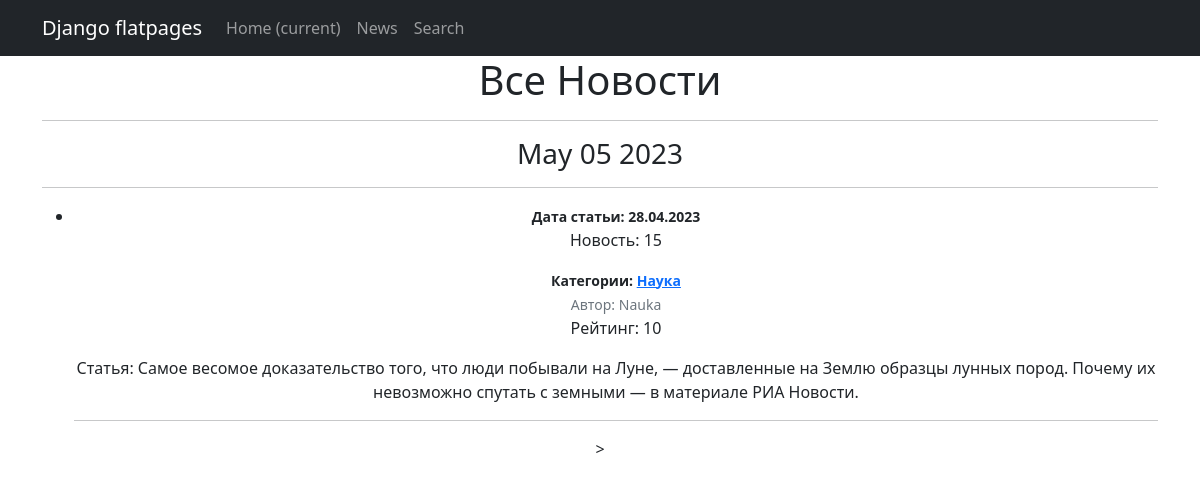
Screenshot of /news/categories/4 (signed in) with the database file from the repository.
### news/models.py (models this page shows, shortened)
class News(models.Model):
    name = models.CharField(max_length=255, unique=True,) # названия новостей не должны повторяться
    description = models.TextField()
    category = models.ManyToManyField(Category, through='PostCategory')
    published_date = models.DateTimeField(default=datetime.now)  # предоставляем значение по умолчанию
    author = models.ForeignKey('Author', on_delete=models.CASCADE, related_name='news')
    rating = models.IntegerField(default=0)

class Category(models.Model):
    name = models.CharField(max_length=255, unique=True)
    subscribers = models.ManyToManyField(User, related_name='categories')
    def __str__(self):
       return self.name

class Author(models.Model):
    user = models.OneToOneField(User, on_delete=models.CASCADE)
    rating = models.IntegerField(default=0)
    username = models.CharField(max_length=255, unique=True, null=True, blank=True)
    def __str__(self):
        return self.username

### news/views.py (the view)
# urls.py: path('categories/<int:pk>', CategoryListView.as_view(), name='category_list'),
class CategoryListView(ListView):
    model = Category
    template_name = 'category_list.html'
    context_object_name = 'category_list'
    def get_queryset(self):
        self.category = get_object_or_404(Category, id=self.kwargs['pk'])
        queryset = News.objects.filter(category=self.category).order_by('-published_date')
        return queryset
    def get_context_data(self, **kwargs):
        context = super().get_context_data(**kwargs)
        context['is_not_subscriber'] = self.request.user not in self.category.subscribers.all()
        context['category'] = self.category
        return context

### news/templatetags/cencor.py (called while the page is built)
@register.filter
def censor(value):
    if not isinstance(value, str):
        raise ValueError("Входное значение должно быть строкой")
    words = value.split()
    for i in range(len(words)):
        if words[i].lower() in censor_list:
            words[i] = '*' * len(words[i])
    return ' '.join(words)

### news/templatetags/custom_tags.py (called while the page is built)
@register.simple_tag()
def current_time(format_string='%b %d %Y'):
   return datetime.utcnow().strftime(format_string)

### news/templates/category_list.html (shortened to what this page needs)
{% extends 'flatpages/default.html' %}
{% load cencor %}
{% load custom_tags %}
{% block content %}
   <h1 class="text-center">Все Новости</h1>
   <hr>
   <h3>{% current_time '%b %d %Y' %}</h3>
   <hr>
    <ul class="List-group list-group-flush">
        {% for news in category_list %}
           <li class="List-group item">
               <small class="fw-bold">Дата статьи: {{ news.published_date | date:'d.m.Y' }}</small>
               <p>Новость: {{ news.name }}</p>
               <small class="fw-bold">Категории:
                   {% for category in news.category.all %}
                        <a href="{% url 'category_list' category.id %}">{{ category }}</a>
                   {% endfor %}
               </small>
                <br>
               <small class="text-muted">Автор: {{ news.author }}</small> <br>
               <p>Рейтинг: {{ news.rating }}</p>
               <p>Статья: {{ news.description|truncatewords:50|censor }}</p>
               <hr>
           </li>
        {% endfor %}
    </ul>>
{% endblock content %}

### rows the page displays
News: published_date "28.04.2023", name "15", author "Nauka", rating "10", description|censor "Самое весомое доказательство того, что люди побывали на Луне, — доставленные на Землю образцы лунных пород. Почему их невозможно спутать с земными — в материале РИА Новости."
Category: name "Наука"
